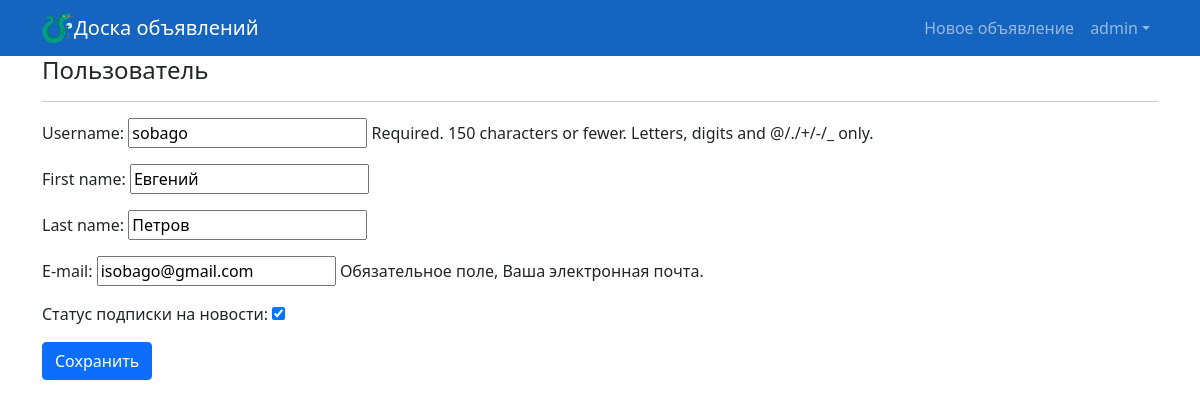
/accounts/profile/2/edit (signed in), run on the app's committed database.
### accounts/models.py (models this page shows)
class MyUser(AbstractUser):
    USERNAME_FIELD = 'email'
    email = models.EmailField(('E-mail'), unique=True, help_text='Обязательное поле, Ваша электронная почта.')
    REQUIRED_FIELDS = ['username', ]
    subscriber = models.BooleanField(
        ("Статус подписки на новости"),
        default=True,
    )

### accounts/views.py (the view)
# urls.py: path('profile/<int:pk>/edit', ProfileUpdate.as_view(), name='profile_update'),
class ProfileUpdate(LoginRequiredMixin, UpdateView):
    form_class = UserForm
    model = MyUser
    template_name = 'profile_edit.html'
    success_url = '/'

### accounts/forms.py
class UserForm(forms.ModelForm):
    class Meta:
        model = MyUser
        fields = [
            'username',
            'first_name',
            'last_name',
            'email',
            'subscriber',
        ]

### accounts/templates/profile_edit.html (shortened to what this page needs)
{% extends "base.html" %}
{% block content %}
    <h4>Пользователь</h4>
    <hr>
    <form action="" method="post">
        {{ form.as_p }}
        <input class="btn btn-primary" type="submit" value="Сохранить">
    </form>
{% endblock %}

### board/templates/board/base.html (shortened to what this page needs)
<!DOCTYPE html>
<html lang="ru">
    <head>
        {% load static %}
        <link href="{% static 'css/styles.css' %}" rel="stylesheet" />
    </head>
    <body>
        <nav class="navbar navbar-expand-lg navbar-dark bg-dark">
            <div class="container">
                <img src="{% static 'dragonside-svgrepo-com.svg' %}" width='32' height='32'>
                <a class="navbar-brand" href="/">Доска объявлений</a>
                <div class="collapse navbar-collapse" id="navbarSupportedContent">
                    <ul class="navbar-nav ms-auto mb-2 mb-lg-0">
                        <li class="nav-item"><a class="nav-link" href="{% url 'ad_create' %}">Новое объявление</a></li>
                        {% if user.is_authenticated %}
                        <li class="nav-item dropdown">
                            <a class="nav-link dropdown-toggle" id="navbarDropdown" href="#" role="button" data-bs-toggle="dropdown" aria-expanded="false">{{ user.username }}</a>
                        </li>
                        {% else %}
                        <a class="nav-link active" aria-current="page" href="{% url 'login' %}">Авторизация</a>
                        {% endif %}
                    </ul>
                </div>
            </div>
        </nav>
        <div class="container">
            {% block content %}
            {% endblock %}
        </div>
    </body>
</html>

### data on the page
MyUser: username "admin"
MyUser: username "sobago", first_name "Евгений", last_name "Петров", email "isobago@gmail.com", subscriber "☑"
